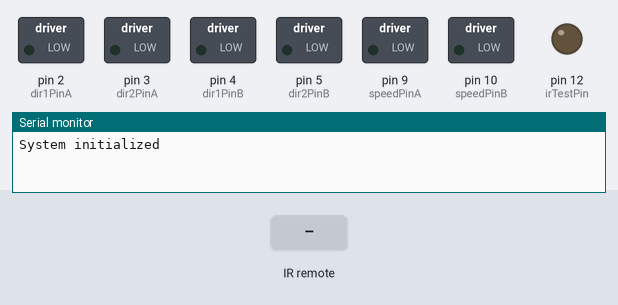
A sketch run on a simulated Arduino Uno, built with avr-gcc and run on an emulated ATmega328P. Shown: switched loads named in the sketch (green lamp = pin HIGH), output pins drawn as LEDs (lit = HIGH), the last lines printed to the serial monitor. The test bench sets the inputs (shaded band).

Above: at 1.2 s.
1.3 s: infrared code 0x10EFD827 received
At 2.3 s:
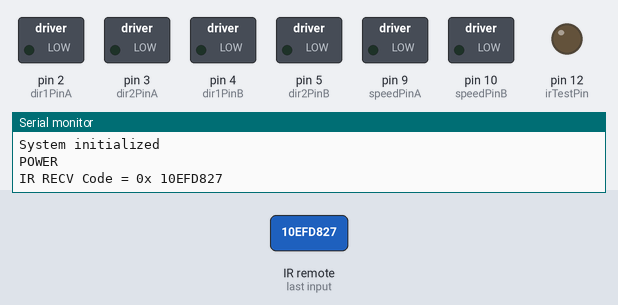
2.9 s: infrared code 0x10EFA05F received
At 4.1 s:
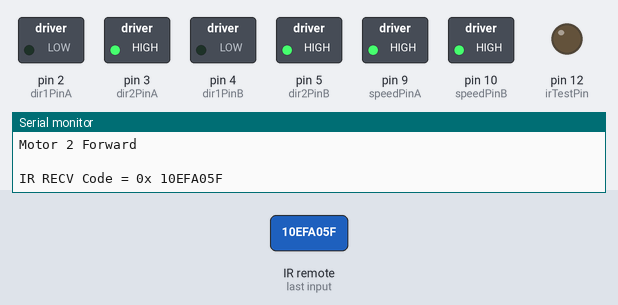
4.4 s: infrared code 0x10EF00FF received
At 5.4 s:
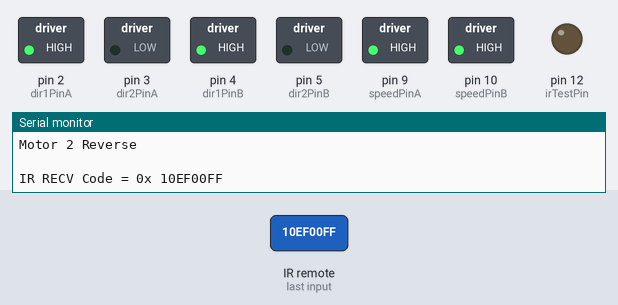
5.9 s: infrared code 0x10EF10EF received
At 6.6 s:
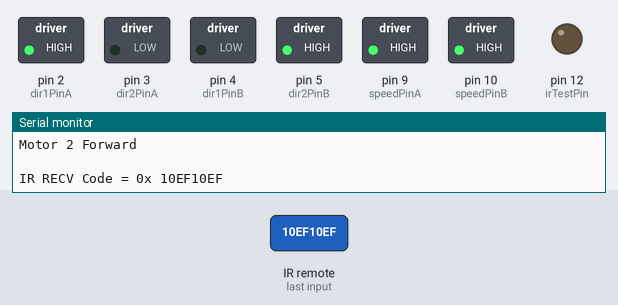
7.4 s: infrared code 0x10EF807F received
At 7.9 s:
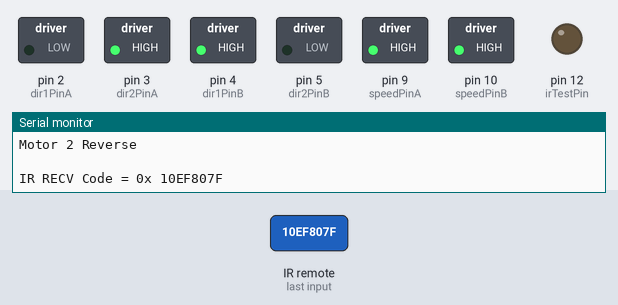
8.9 s: infrared code 0x10EF20DF received
At 9.8 s:
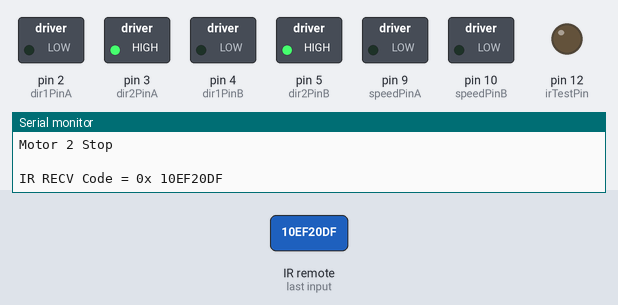
Timing chart, 0 to 11.4 s (numbered marks = the images above; inputs shaded):
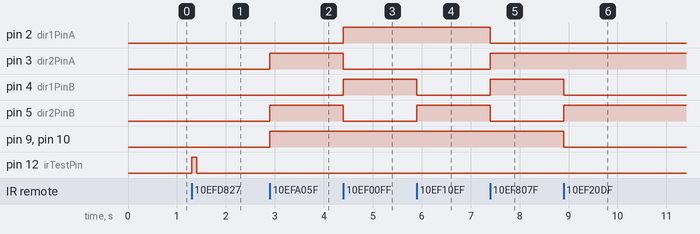

The sketch:

sketch_dec05a_hbridge_redux.ino
```cpp
#include <IRremote.h>

//------------------------------------------------------------
//Codes for Infrared Remote Control
//COM-11759 https://www.sparkfun.com/products/retired/11759
//Note: Uncomment out this section if you are using this w/ the older remote.


#define POWER 0x10EFD827
#define A 0x10EFF807
#define B 0x10EF7887
#define C 0x10EF58A7
#define UP 0x10EFA05F
#define DOWN 0x10EF00FF
#define LEFT 0x10EF10EF
#define RIGHT 0x10EF807F
#define SELECT 0x10EF20DF

//------------------------------------------------------------

int RECV_PIN = 11;
IRrecv irrecv(RECV_PIN);
decode_results results;

//Keyboard Controls:
//
// 1 -Motor 1 Left
// 2 -Motor 1 Stop
// 3 -Motor 1 Right
//
// 4 -Motor 2 Left
// 5 -Motor 2 Stop
// 6 -Motor 2 Right

// Motor 1
int dir1PinA = 2;
int dir2PinA = 3;
int speedPinA = 9; // Needs to be a PWM pin to be able to control motor speed
int speed1 = 255;

// Motor 2
int dir1PinB = 4;
int dir2PinB = 5;
int speedPinB = 10; // Needs to be a PWM pin to be able to control motor speed
int speed2 = 255;

// Misc. Pins
int irTestPin = 12;


void setup() {
  Serial.begin(9600);

  pinMode(dir1PinA,OUTPUT);
  pinMode(dir2PinA,OUTPUT);
  pinMode(speedPinA,OUTPUT);
  pinMode(dir1PinB,OUTPUT);
  pinMode(dir2PinB,OUTPUT);
  pinMode(speedPinB,OUTPUT);

  pinMode(irTestPin, OUTPUT);

  // Enable IR inputs
  irrecv.enableIRIn();

  Serial.println("System initialized");

  /*
   * Test Program
  motorAFwd();
  motorBFwd();

  delay(2000);

  motorAFwd();
  motorBRev();

  delay(1000);

  motorAFwd();
  motorBFwd();

  delay(5000);

  motorAStop();
  motorBStop();
  */
}

void loop() {
  handleIRControls();

  //handleSerialControls();
}

/*
 * IR Remote Controls Handler
 */
void handleIRControls()
{
  if (irrecv.decode(&results))
  {
    if (results.value == POWER)
    {
      Serial.println("POWER");
      // Blink the LED
      digitalWrite(irTestPin, HIGH);
      delay(100);
      digitalWrite(irTestPin, LOW);
    }
    else if (results.value == A)
    {
      Serial.println("A");
    }
    else if (results.value == B)
    {
      Serial.println("B");
    }
    else if (results.value == C)
    {
      Serial.println("C");
    }
    else if (results.value == UP)
    {
      Serial.println("Forward (UP)");
      motorAFwd();
      motorBFwd();
    }
    else if (results.value == DOWN)
    {
      Serial.println("Reverse (DOWN)");
      motorARev();
      motorBRev();
    }
    else if (results.value == LEFT)
    {
      Serial.println("Turn Left (LEFT)");
      motorARev();
      motorBFwd();
    }
    else if (results.value == RIGHT)
    {
      Serial.println("Turn Right (RIGHT)");
      motorAFwd();
      motorBRev();
    }
    else if (results.value == SELECT)
    {
      Serial.println("Stop (SELECT)");
      motorAStop();
      motorBStop();
    }
    else {
      Serial.println("IR RECV Code Value Not Defined or Button was Held Down");
    }

    Serial.print("IR RECV Code = 0x ");
    Serial.println(results.value, HEX);
    irrecv.resume();
  }
}

/*
 * Reset Helpers
 */

void resetAInputs() {
  digitalWrite(dir1PinA, LOW);
  digitalWrite(dir2PinA, LOW);
  digitalWrite(speedPinA, LOW);
  digitalWrite(speed1, LOW);
}

void resetBInputs() {
  digitalWrite(dir1PinB, LOW);
  digitalWrite(dir2PinB, LOW);
  digitalWrite(speedPinB, LOW);
  digitalWrite(speed2, LOW);
}

/*
 * Motor A Controls
 */

void motorAFwd() {
  resetAInputs();
  analogWrite(speedPinA, 255);//Sets speed variable via PWM
  digitalWrite(dir1PinA, LOW);
  digitalWrite(dir2PinA, HIGH);
  Serial.println("Motor 1 Forward"); // Prints out â€œMotor 1 Forwardâ€  on the serial monitor
  Serial.println("   "); // Creates a blank line printed on the serial monitor
}

void motorAStop() {
  resetAInputs();
  analogWrite(speedPinA, 0);
  digitalWrite(dir1PinA, LOW);
  digitalWrite(dir2PinA, HIGH);
  Serial.println("Motor 1 Stop");
  Serial.println("   ");
}

void motorARev() {
  resetAInputs();
  analogWrite(speedPinA, 255);
  digitalWrite(dir1PinA, HIGH);
  digitalWrite(dir2PinA, LOW);
  Serial.println("Motor 1 Reverse");
  Serial.println("   ");
}

/*
 * Motor B Controls
 */

void motorBFwd() {
  resetBInputs();
  analogWrite(speedPinB, 255);//Sets speed variable via PWM
  digitalWrite(dir1PinB, LOW);
  digitalWrite(dir2PinB, HIGH);
  Serial.println("Motor 2 Forward");
  Serial.println("   "); // Creates a blank line printed on the serial monitor
}

void motorBStop() {
  resetBInputs();
  analogWrite(speedPinB, 0);
  digitalWrite(dir1PinB, LOW);
  digitalWrite(dir2PinB, HIGH);
  Serial.println("Motor 2 Stop");
  Serial.println("   ");
}

void motorBRev() {
  resetBInputs();
  analogWrite(speedPinB, 255);
  digitalWrite(dir1PinB, HIGH);
  digitalWrite(dir2PinB, LOW);
  Serial.println("Motor 2 Reverse");
  Serial.println("   ");
}

/*
 * OBSELETE, but may be useful for testing purposes
 *
void handleSerialControls() {
  if (Serial.available() > 0) {
    int inByte = Serial.read();

    // Now, set our new ones
    switch (inByte) {
      case '1': // Motor 1 Forward
        motorAFwd();
        break;

      case '2': // Motor 1 Stop (Freespin)
        motorAStop();
        break;

      case '3': // Motor 1 Reverse
        motorARev();
        break;

      //______________Motor 2______________

      case '4': // Motor 2 Forward
        motorBFwd();
        break;

      case '5': // Motor 1 Stop (Freespin)
        motorBStop();
        break;

      case '6': // Motor 2 Reverse
        motorBRev();
        break;
    }
  }
}
*/
```

Measured:
- after the input at 1.3 s, pin 12 (irTestPin): LOW → HIGH at once, → LOW 0.10 s later
- after the input at 2.9 s, pin 3 (dir2PinA), pin 5 (dir2PinB), pin 9 (speedPinA), pin 10 (speedPinB): LOW → HIGH at once
- after the input at 4.4 s, pin 2 (dir1PinA), pin 4 (dir1PinB): LOW → HIGH at once; pin 3 (dir2PinA), pin 5 (dir2PinB): HIGH → LOW at once
- after the input at 5.9 s, pin 4 (dir1PinB): HIGH → LOW at once; pin 5 (dir2PinB): LOW → HIGH at once
- after the input at 7.4 s, pin 2 (dir1PinA), pin 5 (dir2PinB): HIGH → LOW at once; pin 3 (dir2PinA), pin 4 (dir1PinB): LOW → HIGH at once
- after the input at 8.9 s, pin 4 (dir1PinB), pin 9 (speedPinA), pin 10 (speedPinB): HIGH → LOW at once; pin 5 (dir2PinB): LOW → HIGH at once
